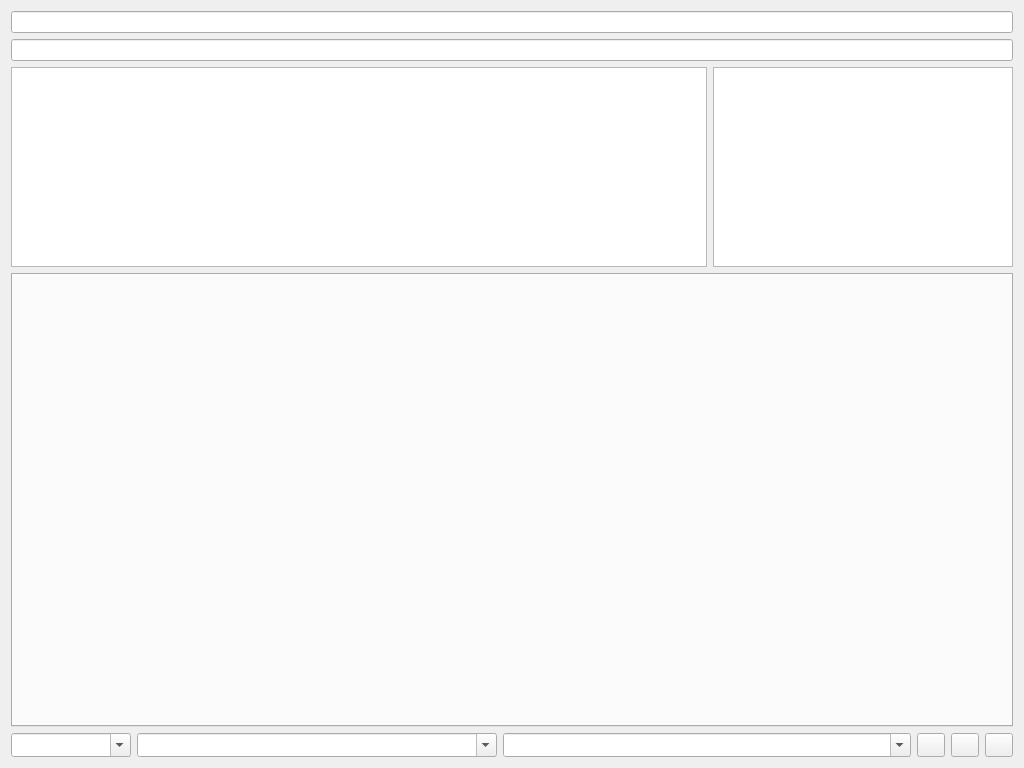
<?xml version="1.0" encoding="UTF-8"?>
<ui version="4.0">
 <class>Dialog</class>
 <widget class="QDialog" name="Dialog">
  <property name="geometry">
   <rect>
    <x>0</x>
    <y>0</y>
    <width>1024</width>
    <height>768</height>
   </rect>
  </property>
  <property name="minimumSize">
   <size>
    <width>1024</width>
    <height>768</height>
   </size>
  </property>
  <property name="maximumSize">
   <size>
    <width>4096</width>
    <height>2160</height>
   </size>
  </property>
  <property name="windowTitle">
   <string>dialogMailDetail</string>
  </property>
  <layout class="QGridLayout" name="gridLayout">
   <item row="1" column="0">
    <layout class="QHBoxLayout" name="horizontalLayout">
     <property name="leftMargin">
      <number>0</number>
     </property>
     <property name="topMargin">
      <number>0</number>
     </property>
     <property name="rightMargin">
      <number>0</number>
     </property>
     <property name="bottomMargin">
      <number>0</number>
     </property>
     <item>
      <widget class="QComboBox" name="cbType">
       <property name="sizePolicy">
        <sizepolicy hsizetype="Fixed" vsizetype="Fixed">
         <horstretch>0</horstretch>
         <verstretch>0</verstretch>
        </sizepolicy>
       </property>
       <property name="minimumSize">
        <size>
         <width>120</width>
         <height>24</height>
        </size>
       </property>
       <property name="maximumSize">
        <size>
         <width>120</width>
         <height>24</height>
        </size>
       </property>
       <property name="editable">
        <bool>true</bool>
       </property>
      </widget>
     </item>
     <item>
      <widget class="QComboBox" name="cbSummary">
       <property name="sizePolicy">
        <sizepolicy hsizetype="Fixed" vsizetype="Fixed">
         <horstretch>0</horstretch>
         <verstretch>0</verstretch>
        </sizepolicy>
       </property>
       <property name="minimumSize">
        <size>
         <width>360</width>
         <height>24</height>
        </size>
       </property>
       <property name="maximumSize">
        <size>
         <width>360</width>
         <height>24</height>
        </size>
       </property>
       <property name="editable">
        <bool>true</bool>
       </property>
      </widget>
     </item>
     <item>
      <widget class="QComboBox" name="cbAddition">
       <property name="minimumSize">
        <size>
         <width>0</width>
         <height>24</height>
        </size>
       </property>
       <property name="maximumSize">
        <size>
         <width>16777215</width>
         <height>24</height>
        </size>
       </property>
       <property name="editable">
        <bool>true</bool>
       </property>
      </widget>
     </item>
     <item>
      <widget class="QPushButton" name="btPrevMail">
       <property name="sizePolicy">
        <sizepolicy hsizetype="Fixed" vsizetype="Fixed">
         <horstretch>0</horstretch>
         <verstretch>0</verstretch>
        </sizepolicy>
       </property>
       <property name="minimumSize">
        <size>
         <width>28</width>
         <height>24</height>
        </size>
       </property>
       <property name="maximumSize">
        <size>
         <width>28</width>
         <height>24</height>
        </size>
       </property>
       <property name="text">
        <string/>
       </property>
       <property name="icon">
        <iconset resource="AndroidBoy.qrc">
         <normaloff>:/icon/icons/arrow_left.svg</normaloff>:/icon/icons/arrow_left.svg</iconset>
       </property>
       <property name="autoDefault">
        <bool>false</bool>
       </property>
      </widget>
     </item>
     <item>
      <widget class="QPushButton" name="btNextMail">
       <property name="sizePolicy">
        <sizepolicy hsizetype="Fixed" vsizetype="Fixed">
         <horstretch>0</horstretch>
         <verstretch>0</verstretch>
        </sizepolicy>
       </property>
       <property name="minimumSize">
        <size>
         <width>28</width>
         <height>24</height>
        </size>
       </property>
       <property name="maximumSize">
        <size>
         <width>28</width>
         <height>24</height>
        </size>
       </property>
       <property name="text">
        <string/>
       </property>
       <property name="icon">
        <iconset resource="AndroidBoy.qrc">
         <normaloff>:/icon/icons/arrow_right.svg</normaloff>:/icon/icons/arrow_right.svg</iconset>
       </property>
       <property name="autoDefault">
        <bool>false</bool>
       </property>
       <property name="default">
        <bool>false</bool>
       </property>
      </widget>
     </item>
     <item>
      <widget class="QPushButton" name="btFolder">
       <property name="sizePolicy">
        <sizepolicy hsizetype="Fixed" vsizetype="Fixed">
         <horstretch>0</horstretch>
         <verstretch>0</verstretch>
        </sizepolicy>
       </property>
       <property name="minimumSize">
        <size>
         <width>28</width>
         <height>24</height>
        </size>
       </property>
       <property name="maximumSize">
        <size>
         <width>28</width>
         <height>24</height>
        </size>
       </property>
       <property name="text">
        <string/>
       </property>
       <property name="icon">
        <iconset resource="AndroidBoy.qrc">
         <normaloff>:/icon/icons/folder.svg</normaloff>:/icon/icons/folder.svg</iconset>
       </property>
       <property name="autoDefault">
        <bool>false</bool>
       </property>
      </widget>
     </item>
    </layout>
   </item>
   <item row="0" column="0">
    <layout class="QVBoxLayout" name="layoutMail">
     <property name="leftMargin">
      <number>0</number>
     </property>
     <property name="topMargin">
      <number>0</number>
     </property>
     <property name="rightMargin">
      <number>0</number>
     </property>
     <property name="bottomMargin">
      <number>0</number>
     </property>
     <item>
      <widget class="QLineEdit" name="editTitle">
       <property name="readOnly">
        <bool>true</bool>
       </property>
      </widget>
     </item>
     <item>
      <widget class="QLineEdit" name="editSender">
       <property name="readOnly">
        <bool>true</bool>
       </property>
      </widget>
     </item>
     <item>
      <layout class="QHBoxLayout" name="layoutContent">
       <item>
        <widget class="QTextEdit" name="editContent">
         <property name="sizePolicy">
          <sizepolicy hsizetype="Expanding" vsizetype="Fixed">
           <horstretch>0</horstretch>
           <verstretch>0</verstretch>
          </sizepolicy>
         </property>
         <property name="minimumSize">
          <size>
           <width>0</width>
           <height>200</height>
          </size>
         </property>
         <property name="maximumSize">
          <size>
           <width>16777215</width>
           <height>200</height>
          </size>
         </property>
         <property name="readOnly">
          <bool>true</bool>
         </property>
        </widget>
       </item>
       <item>
        <widget class="QListWidget" name="ltErrors">
         <property name="sizePolicy">
          <sizepolicy hsizetype="Fixed" vsizetype="Fixed">
           <horstretch>0</horstretch>
           <verstretch>0</verstretch>
          </sizepolicy>
         </property>
         <property name="minimumSize">
          <size>
           <width>300</width>
           <height>200</height>
          </size>
         </property>
         <property name="maximumSize">
          <size>
           <width>300</width>
           <height>200</height>
          </size>
         </property>
        </widget>
       </item>
      </layout>
     </item>
     <item>
      <widget class="QTabWidget" name="tabAttachments">
       <property name="currentIndex">
        <number>-1</number>
       </property>
      </widget>
     </item>
    </layout>
   </item>
  </layout>
 </widget>
 <resources>
  <include location="AndroidBoy.qrc"/>
 </resources>
 <connections/>
</ui>
